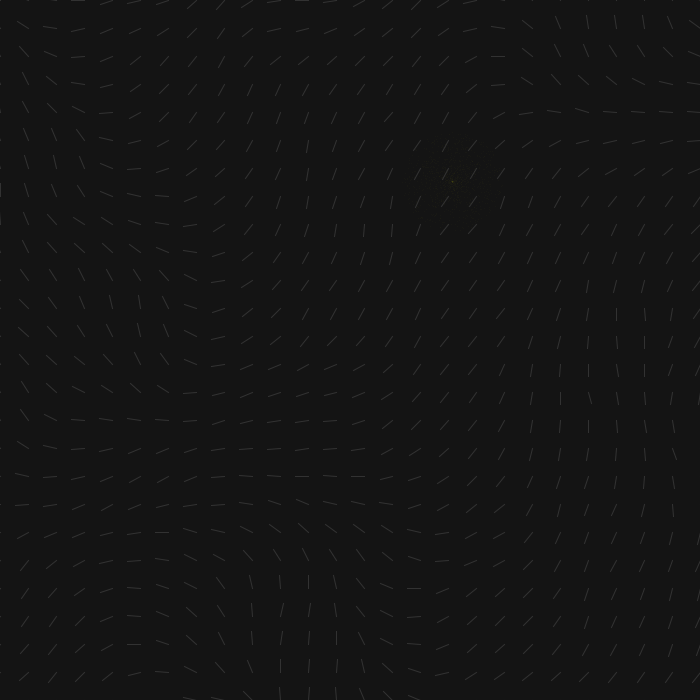
Frame 1 (no input)
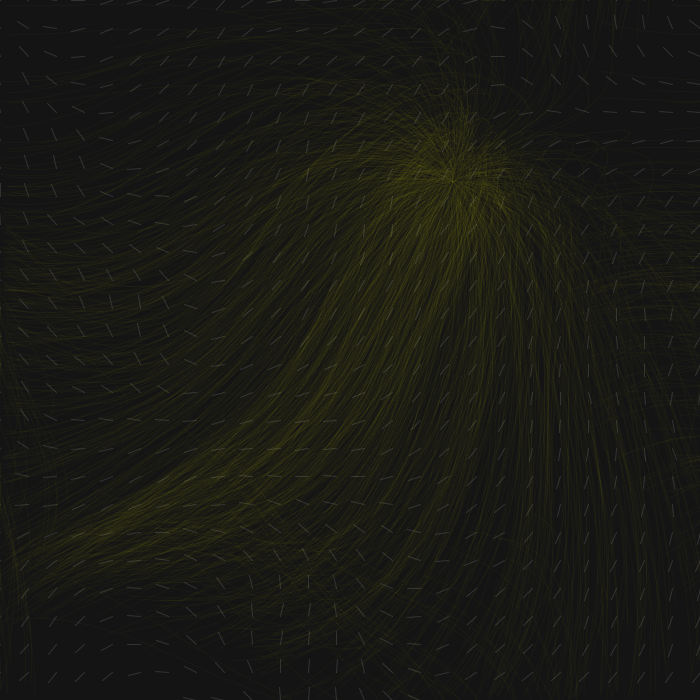
Frame 60 (the mouse pressed at the canvas centre just before this capture)
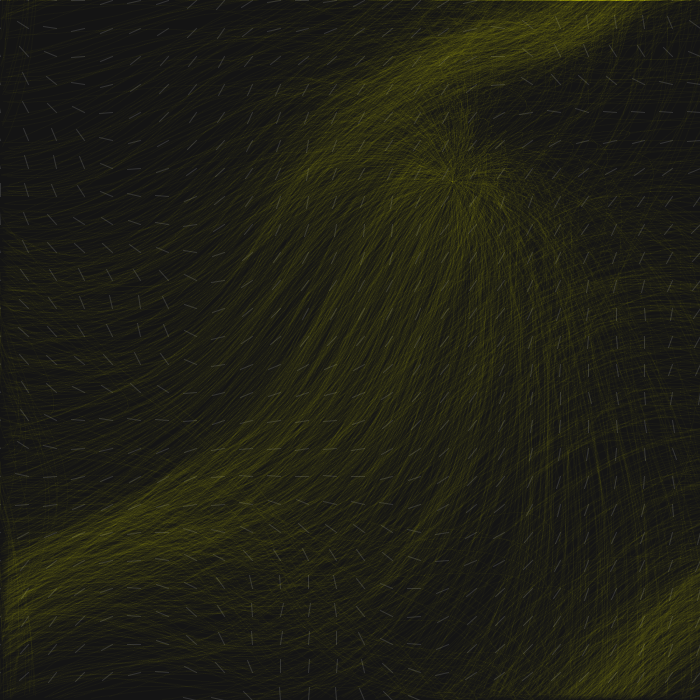
Frame 120 (the mouse held since frame 60 and released just before this capture)

The Processing sketch that drew these frames (run headless with seeded random() and noise(); from frame 60 on, the mouse is pressed at the canvas centre):

// Processing sketch: Main
// ── Main.pde
PartiParty pHandler;
ArrayList<Particle> particles;
Layer lay;
FieldManager fHandler;

int spawnPadding = 200;
float inc = PI/35;

void setup() {
  size(700, 700);
  strokeCap(PROJECT);
  graphics = createGraphics(width, height);
  
  pHandler = new PartiParty();
  fHandler = new FieldManager(25);
  
  lay = pHandler.addLayer(new Layer(pHandler, 0, 0) {
    void show() {
      for(var mem : party) { //<>//
        graphics.line(mem.x, mem.y, mem.px, mem.py);
      }
    }
  });
  
  particles = lay.setCount(1000);
  
  lay.setSetting(p.SpawnVelMagMax, 10);
  lay.setSetting(p.MaxSpeed, 10);
  lay.setSetting(p.MaxForce, 2.25);
  lay.setSetting(p.LoopEdges, true);
  lay.setSetting(p.Expire, false);
  /*pHandler.addSpawnpoints(spawnPadding, spawnPadding,
                          width - spawnPadding, height - spawnPadding,
                          spawnPadding, height - spawnPadding,
                          width - spawnPadding, spawnPadding);
  */pHandler.addSpawnpoint(random(width), random(height));
  fHandler.populate();
  
  noiseDetail(4, 0.5);
}

PGraphics graphics;
void draw() {
  background(20);
  
  for(var p : particles) {
    p.addForcePV(fHandler.getVectorClosestTo(p.x, p.y));
  }
  
  pHandler.run();
  
  strokeWeight(1);
  stroke(50);
  fHandler.show();
  
  graphics.beginDraw();
  graphics.strokeWeight(1);
  graphics.stroke(#FFE600, 5);
  pHandler.show();
  graphics.endDraw();

  image(graphics, 0, 0);
}

class FieldManager {
  PVector[][] field;
  int resW, resH;
  
  FieldManager(int res) {
    resW = width/res;
    resH = height/res;
    
    field = new PVector[resW][resH];
  }
  
  void show() {
    for(int y = 0; y < resH; y++) {
      for(int x = 0; x < resW; x++) {
        PVector vec = field[x][y];
        float vox = x * resW, voy = y * resH;
        
        line(vox, voy, vox + vec.x * 25, voy + vec.y * 25);
      }
    }
  }
  
  PVector getVectorClosestTo(float x, float y) {
    float normX = x / resW, normY = y / resH;
    
    int roundedX = floor(normX + 0.5f), roundedY = floor(normY + 0.5f);
    
    roundedX = constrain(roundedX, 0, resW - 1);
    roundedY = constrain(roundedY, 0, resH - 1);
    
    return field[roundedX][roundedY];
  }
  
  void populate() {
    float yoff = 0;
    for(int y = 0; y < resH; y++) {
      float xoff = 0;
      for(int x = 0; x < resW; x++) {
        float theta = noise(xoff, yoff) * TAU;
        field[x][y] = PVector.fromAngle(theta).setMag(0.5);
        
        xoff += inc;
      }
      yoff += inc;
    }
  }
}

// ── PQTree.pde
class PQTree {
  int capacity, elementCount, maxDepth, depth;
  float Bx, By, H;
  ArrayList<Particle> elements;
  PQTree[] subs = new PQTree[4];
  
  PQTree(float x, float y, float h, int cap, int maxDep) {
    elements = new ArrayList(cap);
    elementCount = 0;
    Bx = x; By = y;
    H = h;
    maxDepth = maxDep;
    depth = 0;
    
    capacity = cap;
  }
  PQTree(PQTree parent, float x, float y, float h) {
    elementCount = 0;
    Bx = x; By = y;
    H = h;
    
    maxDepth = parent.maxDepth;
    this.depth = parent.depth + 1;
    capacity = parent.capacity;
    elements = new ArrayList(capacity);
  }
  
  void buildTree(ArrayList<Particle> members) {
    reset();
    for(var p : members) insert(p);
  }
  
  void reset() {
    elements = new ArrayList();
    elementCount = 0;
    subs = new PQTree[4];
  }
  
  void show() {
    square(Bx, By, H);
    
    if(subs[0] != null) for(var sub : subs) sub.show();
  }
  
  boolean insert(Particle p) {
    if(!Square.containsParticle(Bx, By, H, p)) return false;
    
    boolean c1 = subs[0] == null, c2 = depth < maxDepth;
    if(c1 && c2 && elementCount < capacity) {
      elements.add(p);
      elementCount++;
      return true;
    }
    
    if(c1 && !c2) {
      elements.add(p);
      elementCount++;
      return true;
    }
    
    if(c1) subdivide();
    
    int i = 0;
    while(!subs[i].insert(p)) {
      i++;
      if(i > 3) return false;
    }
    return true;
  }
  
  Particle[] queryRadius(float x, float y, float r) {
    ArrayList<Particle> out = new ArrayList();
    
    if(!Circle.intersectsSquare(x, y, r, Bx, By, H)) return out.toArray(new Particle[out.size()]);
    
    if(subs[0] != null) {
      for(var sub : subs) out.addAll(Arrays.asList(sub.queryRadius(x, y, r)));
      return out.toArray(new Particle[out.size()]);
    }
    
    for(var ele : elements) if(ele != null && Circle.containsParticle(x, y, r, ele)) out.add(ele);
    return out.toArray(new Particle[out.size()]);
  }
  
  void subdivide() {
    float hh = H/2;
    subs[0] = new PQTree(this, Bx - hh, By + hh, hh);
    subs[1] = new PQTree(this, Bx + hh, By + hh, hh);
    subs[2] = new PQTree(this, Bx - hh, By - hh, hh);
    subs[3] = new PQTree(this, Bx + hh, By - hh, hh);
    
    for(var ele : elements) {
      int i = 0;
      while(i < 4 && !subs[i].insert(ele)) i++;
    }
    elements = null;
    elementCount = 0;
  }
}

// ── ParticleHandler.pde
static class p {
  static final int Expire = 0,
                   RespawnOnExpire = 1,
                   Separate = 2,
                   LoopEdges = 3,
                   RandomizeMaxSpeed = 4,
                   RandomizeMaxForce = 5,
                   
                   ParticleLifetime = 6,
                   LifetimeVariance = 7,
                   MaxSpeed = 8,
                   MaxSpeedMin = 9,
                   MaxSpeedMax = 10,
                   MaxForce = 11,
                   MaxForceMin = 12,
                   MaxForceMax = 13,
                   SpawnRadius = 14,
                   SpawnVelMagMin = 15,
                   SpawnVelMagMax = 16,
                   MassMin = 17,
                   MassMax = 18,
                   SepRadius = 19,
                   SepStrength = 20;
                   
  static final int NumBoolSettings = 6;
}

enum P_STATES {
  ALIVE,
  RESPAWNING,
  DELETE
}

/*



*/

class PartiParty {
  ArrayList<float[]> spawnPoints = new ArrayList();
  ArrayList<Layer> layers = new ArrayList();
  
  void addSpawnpoint(float px, float py) {
    spawnPoints.add(new float[] {px, py});
  }
  void addSpawnpoints(float... points) {
    if(points.length % 2 != 0) return;
    
    for(int i = 0; i < points.length-1; i += 2) addSpawnpoint(points[i], points[i+1]);
  }
  
  Layer addLayer(Layer lay) {
    layers.add(lay);
    return lay;
  }
  
  void preset(int index) {
    Layer lay;
    switch(index) {
      case 1:
        for(float t = 0; t < TAU; t += TAU/12) addSpawnpoint(width/2 + width/2.5 * cos(t), height/2 + width/2.5 * sin(t));
      
        lay = addLayer(new Layer(this, 175, 4) {
          void show() {
            push();
            colorMode(RGB, 100);
            
            for(var mem : party) {
              strokeWeight(2.75);
              
              stroke(#27E7FF, 
                     3 * (queryRadius(mem.x, mem.y, 10.25).length - 1)); 
              
              point(mem.x, mem.y);
            }
            pop();
          }
        });
        lay.setCount(1750);
        
        lay.setSetting(p.MaxSpeed, 15);
        lay.setSetting(p.MaxForce, 2.5);
        lay.setSetting(p.Separate, true);
        lay.setSetting(p.SepRadius, 10);
        lay.setSetting(p.MassMin, 1.75);
        lay.setSetting(p.MassMax, 2.5);  
        lay.setSetting(p.Expire, false);
        
        lay = addLayer(new Layer(this, 75, 3) {
          void show() {
            push();
            colorMode(HSB, 360, 100, 100, 100);
            
            for(var mem : party) {
              int countNeighbors = par.queryAllRadius(mem.x, mem.y, 10.25).length - 1;
              
              strokeWeight(2.75);
              
              stroke(195,
                     15 + 40.5 * countNeighbors, 
                     100, 
                     100 - 25 * countNeighbors); // 0 - 4 -> 100 - 0 -> 100 + -25 * countNeighbors
              
              point(mem.x, mem.y);
            }
            pop();
          }
        });
        lay.setCount(750);
        
        lay.setSetting(p.MaxSpeed, 15);
        lay.setSetting(p.MaxForce, 2.5);
        lay.setSetting(p.Separate, true);
        lay.setSetting(p.SepRadius, 50);
        lay.setSetting(p.MassMin, 1.75);
        lay.setSetting(p.MassMax, 2.5);  
        lay.setSetting(p.Expire, false);
        break;
      case 2:
        int dx = width/25, dy = height/25;
        for(int x = dx; x < width; x += dx) for(int y = dy; y < height; y += dy) addSpawnpoint(x, y);
      
        lay = addLayer(new Layer(this, 10, 4) {
          void show() {
            push();
            colorMode(RGB, 100);
            strokeCap(ROUND);
            
            for(var mem : party) {
              //strokeWeight(4.25);
              
              //stroke(100, 20); 
              //point(mem.x, mem.y);
              
              for(var n : queryRadius(mem.x, mem.y, 150)) { // 
                if(n == mem) continue;
                float sqdist = sq(mem.x - n.x) + sq(mem.y - n.y);
                
                strokeWeight(map(sqdist, 0, 22500, 4, 0));
                stroke(#FFFF00, map(sqdist, 0, 22500, 30, 0));
                
                line(mem.x, mem.y, n.x, n.y);
              }
            }
            pop();
          }
        });
        lay.setCount(60);
        
        lay.setSetting(p.MaxSpeed, 1.75);
        lay.setSetting(p.Separate, false);
        lay.setSetting(p.SpawnVelMagMin, 0.25);
        lay.setSetting(p.SpawnVelMagMax, 1.75);
        lay.setSetting(p.MassMin, 1);
        lay.setSetting(p.MassMax, 1);  
        lay.setSetting(p.ParticleLifetime, 2);
        lay.setSetting(p.LifetimeVariance, 3);
        break;
    }
  }
  
  void goTo(float x, float y, float... amp) {
    for(var lay : layers) lay.goTo(x, y, amp); 
  }
  
  ArrayList<Particle> partyOf(int index) {
    return layers.get(index).party;
  }
  
  void run() {
    for(var lay : layers) lay.updateLayer();
  }
  
  void show() {
    for(var lay : layers) lay.show();
  }
  
  void swapLayerOrder(int indA, int indB) {
    if(indA < 0 || indB < 0 || layers.size() < 1 || indA > layers.size()-1 || indB > layers.size() - 1) return;
    var tmp = layers.get(indA);
    
    layers.set(indA, layers.get(indB));
    layers.set(indB, tmp);
  }
  
  Particle[] queryLayersRadius(float x, float y, float r, int... layerIndices) {
    ArrayList<Particle> out = new ArrayList();
    
    for(int i = 0; i < layerIndices.length; i++) 
      for(var found : layers.get(layerIndices[i]).queryRadius(x, y, r)) out.add(found);
    
    return out.toArray(new Particle[out.size()]);
  }
  
  Particle[] queryAllRadius(float x, float y, float r) {
    ArrayList<Particle> out = new ArrayList();
    
    for(var lay : layers) for(var found : lay.queryRadius(x, y, r)) out.add(found);
    
    return out.toArray(new Particle[out.size()]);
  }
}

class Layer {
  ArrayList<Particle> party = new ArrayList();
  int memberCount = 0;
  
  PQTree tree;
  
  float[] floatSettings = { 7, 3,          // ParticleLifetime, LifetimeVariance
                            7, 5, 7,       // MaxSpeed, Min, Max
                            0.6, 0.5, 0.7, // MaxForce, Min, Max
                            50,            // SpawnRadius
                            1, 2.5,        // SpawnVelMagMin, SpawnVelMagMax
                            0.5, 2,        // MassMin, MassMax
                            3, 0.3 };      // SepRadius, SepStrength
                            
  boolean[] boolSettings = { true,   // Expire
                             true,   // RespawnOnExpire
                             true,   // Separate
                             false,  // LoopEdges
                             false,  // RandomizeMaxSpeed 
                             false };// RandomizeMaxForce
 
  void setSetting(int Setting, float value) {
    floatSettings[Setting - p.NumBoolSettings] = value;
  }
  void setSetting(int Setting, boolean value) {
    boolSettings[Setting] = value;
  }
  
  float getSettingf(int Setting) {
    return floatSettings[Setting - p.NumBoolSettings];
  }
  boolean getSettingb(int Setting) {
    return boolSettings[Setting];
  }
  
  PartiParty par;
  
  Layer(PartiParty parent, int QTCap, int QTMaxdepth) {
    tree = new PQTree(width/2, height/2, width/2, QTCap, QTMaxdepth);
    par = parent;
  }
  
  Particle[] queryRadius(float x, float y, float r) {
    return tree.queryRadius(x, y, r);
  }
  
  ArrayList<Particle> setCount(int count) {
    while(memberCount < count) {
      Particle p = new Particle(this);
      party.add(p);
      memberCount++;
      tree.insert(p);
    }
    while(memberCount > count) {
      party.remove(memberCount);
      memberCount--;
    }
    return party;
  }
  
  void show() {
    for(var mem : party) {
      point(mem.x, mem.y);
    }
  }
  
  void goTo(float x, float y, float... amp) {
    for(var mem : party) {
      float fx = x - mem.x, fy = y - mem.y;
      
      if(amp.length < 1) mem.addForce(fx, fy); else mem.addForce(fx, fy, amp[0]);
    }
  }
  
  void updateLayer() {
    float SpawnRadius = getSettingf(p.SpawnRadius),
          SpawnVelMagMin = getSettingf(p.SpawnVelMagMin),
          SpawnVelMagMax = getSettingf(p.SpawnVelMagMax),
          MassMin = getSettingf(p.MassMin),
          MassMax = getSettingf(p.MassMax),
          ParticleLifetime = getSettingf(p.ParticleLifetime),
          LifetimeVariance = getSettingf(p.LifetimeVariance),
          MaxSpeed = getSettingf(p.MaxSpeed),
          MaxSpeedMin = getSettingf(p.MaxSpeedMin),
          MaxSpeedMax = getSettingf(p.MaxSpeedMax),
          MaxForce = getSettingf(p.MaxForce),
          MaxForceMin = getSettingf(p.MaxForceMin),
          MaxForceMax = getSettingf(p.MaxForceMax);
    
    for(int i = 0; i < memberCount; i++) {
      Particle mem = party.get(i);
      
      switch(mem.state){
        case ALIVE:
          mem.updatePosition();
          break;
        case RESPAWNING:
          float spawnPoint[] = par.spawnPoints.get(int(random(par.spawnPoints.size()))),
                t = random(TAU), d = random(SpawnRadius), d2 = rbou(SpawnVelMagMin, SpawnVelMagMax);
          
          mem.x = spawnPoint[0] + d * cos(t); mem.y = spawnPoint[1] + d * sin(t);
          mem.mass = rbou(MassMin, MassMax);
          
          if(boolSettings[p.RandomizeMaxSpeed]) mem.maxspeed = rbou(MaxSpeedMin, MaxSpeedMax);
          else mem.maxspeed = MaxSpeed;
          
          if(boolSettings[p.RandomizeMaxForce]) mem.maxforce = rbou(MaxForceMin, MaxForceMax);
          else mem.maxforce = MaxForce;
          
          mem.init();
          mem.setVel(d2 * cos(t), d2 * sin(t));
          mem.expireTime = mem.spawnTime + (long)((ParticleLifetime + rvar(LifetimeVariance)) * pow(10, 9));
          break;
        case DELETE:
          party.remove(i);
          i--;
          break;
      }
    }
    tree.buildTree(party);
  }
}

class Particle {
  float x, y,
        px, py,
        vx, vy,
        ax, ay;
        
  long spawnTime, //<>//
       expireTime;
  
  float mass, maxspeed, maxforce;
  
  Layer par;
  P_STATES state = P_STATES.RESPAWNING;
  
  Particle(Layer parent) {
    par = parent;
  }
   //<>//
  void init() {
    px = x; py = y;
    vx = 0; vy = 0;
    ax = 0; ay = 0;
    
    state = P_STATES.ALIVE;
    spawnTime = System.nanoTime();
  }
  
  void addForce(float fx, float fy, float... amp) {
    if(!validVector(fx, fy, maxforce)) {
      var newMag = setMagCoef(fx, fy, maxforce);
      
      fx *= newMag; fy *= newMag;
    }
    if(amp.length == 0) { ax += fx/mass; ay += fy/mass; }
    else { ax += (amp[0]*fx)/mass; ay += (amp[0]*fy)/mass; }
  }
  void addForcePV(PVector f, float... amp) {
    float fx = f.x, fy = f.y;
    if(!validVector(fx, fy, maxforce)) {
      f.setMag(maxforce);
    }
    if(amp.length == 0) { ax += fx/mass; ay += fy/mass; }
    else { ax += (amp[0]*fx)/mass; ay += (amp[0]*fy)/mass; }
  }
  
  void setVel(float fx, float fy) {
    if(!validVector(fx, fy, maxspeed)) {
      var newMag = setMagCoef(fx, fy, maxspeed);
      
      fx *= newMag; fy *= newMag;
    }
    vx = fx; vy += fy;
  }
  
  void expiry() {
    if(par.getSettingb(p.RespawnOnExpire)) state = P_STATES.RESPAWNING;
    else state = P_STATES.DELETE;
  }
  
  void accelerationForces() {
    if(par.getSettingb(p.Separate)) { //<>//
      Particle[] others = par.queryRadius(x, y, par.getSettingf(p.SepRadius));
      if(others.length < 2) return;
      
      float avx = 0, avy = 0;
      
      for(var other : others) {
        if(other == this) continue;
        float dx = x - other.x, dy = y - other.y,
              sqdist = dx*dx + dy*dy;
        
        dx /= sqdist; dy /= sqdist; //<>//
        avx += dx; avy += dy;
      }
      var d = setMagCoef(avx, avy, maxforce);
      
      avx *= d; avy *= d;
      
      addForce(avx, avy, par.getSettingf(p.SepStrength));
    }
  }
  
  void updatePosition() {
    px = x; py = y;
    
    accelerationForces();
    
    vx += ax; vy += ay;
    
    if(!validVector(vx, vy, maxspeed)) {
      var newMag = setMagCoef(vx, vy, maxspeed);
      
      vx *= newMag; vy *= newMag;
    }
    
    x += vx; y += vy;
    ax = 0; ay = 0;
    
    if(par.getSettingb(p.LoopEdges)) {
      if(x > width) {
        x = 0;
        px = 0;
      } else if(x < 0) {
        x = width;
        px = width;
      }
      if(y > height) {
        y = 0;
        py = 0;
      } else if(y < 0) {
        y = height;
        py = height;
      }
    }
    
    if(System.nanoTime() > expireTime && par.getSettingb(p.Expire)) expiry();
  }
}

// ── ShapesUtils.pde
static class Square {
  // Represented as: x, y, h
  
  static boolean containsParticle(float sx, float sy, float h, Particle p) {
    if(abs(p.x - sx) > h || abs(p.y - sy) > h) return false;
    return true;
  }
  
  static boolean intersectsSquare(float x1, float y1, float h1, float x2, float y2, float h2) {
    if(abs(x1 - x2) > h1 + h2 || abs(y1 - y2) > h1 + h2) return false;
    
    return true;
  }
}

static class Circle {
  // Represented as: x, y, r
  
  static boolean containsParticle(float cx, float cy, float r, Particle p) {
    return validVector(cx - p.x, cy - p.y, r);
  }
  
  static boolean intersectsCircle(float x1, float y1, float r1, float x2, float y2, float r2) {
    return validVector(x1 - x2, y1 - y2, r1 + r2);
  }
  
  static boolean intersectsSquare(float x1, float y1, float r, float x2, float y2, float h) {
    float dx = abs(x2 - x1), dy = abs(y2 - y1);
    return validVector(max(dx - h, 0), max(dy - h, 0), r);
  }
}

// ── Utils.pde
import java.util.Arrays;

public static boolean validVector(float Fx, float Fy, float check) {
    return Fx*Fx + Fy*Fy <= check*check;
}

public static float setMagCoef(float x, float y, float mag) {
  return invSqrt(x*x + y*y) * mag;
}

// public static boolean withinBound

public float rvar(float x) {
  return random(-x, x);
}

public float rbou(float min, float max) {
  return random(min, max);
}

public static float invSqrt(float x) { // I didn't make this, of course
    float xhalf = 0.5f * x;
    int i = Float.floatToIntBits(x);
    
    i = 0x5f3759df - (i >> 1);
    x = Float.intBitsToFloat(i);
    
    x *= (1.5f - xhalf * x * x);
    
    return x;
}
